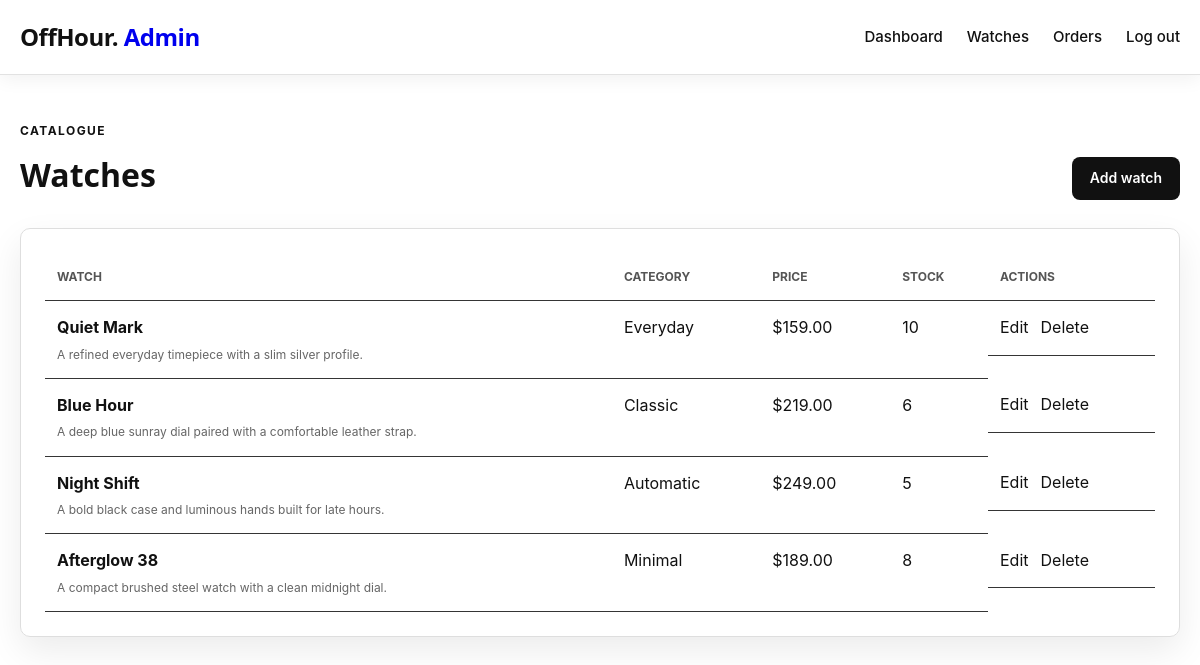
The app's page /admin/watches.php (signed in) with its own data.
### tables this page shows
CREATE TABLE IF NOT EXISTS watches (
    id INT UNSIGNED AUTO_INCREMENT PRIMARY KEY,
    name VARCHAR(150) NOT NULL,
    description TEXT NOT NULL,
    category VARCHAR(80) NOT NULL,
    price DECIMAL(10,2) NOT NULL,
    image VARCHAR(255) DEFAULT NULL,
    stock INT UNSIGNED NOT NULL DEFAULT 0,
    created_at TIMESTAMP DEFAULT CURRENT_TIMESTAMP,
    INDEX idx_watches_category (category),
    INDEX idx_watches_stock (stock)
);

### admin/watches.php (the view, shortened to what this page needs)
<?php
require_once __DIR__ . '/_bootstrap.php';
$action = $_GET['action'] ?? 'list';
$errors = [];
$watch = ['id' => '', 'name' => '', 'description' => '', 'category' => '', 'price' => '', 'stock' => '', 'image' => ''];
if ($action === 'new' || $action === 'edit'):
?>
<div class="admin-heading"><div><p class="eyebrow">Catalogue</p><h1><?php echo $action === 'edit' ? 'Edit watch' : 'Add watch'; ?></h1></div><a href="watches.php" class="btn btn-outline">Back to watches</a></div>
<?php if ($errors): ?><div class="alert alert-error"><?php echo htmlspecialchars(implode(' ', $errors)); ?></div><?php endif; ?>
<form class="admin-panel admin-form" method="post" enctype="multipart/form-data">
    <?php echo csrf_field(); ?>
    <div class="form-group-grid"><div class="form-group"><label for="name">Name</label><input class="form-control" id="name" name="name" value="<?php echo htmlspecialchars($watch['name']); ?>" required></div><div class="form-group"><label for="category">Category</label><input class="form-control" id="category" name="category" value="<?php echo htmlspecialchars($watch['category']); ?>" required></div><div class="form-group form-group-full"><label for="description">Description</label><textarea class="form-control" id="description" name="description" rows="4" required><?php echo htmlspecialchars($watch['description']); ?></textarea></div><div class="form-group"><label for="price">Price</label><input class="form-control" id="price" name="price" type="number" min="0.01" step="0.01" value="<?php echo htmlspecialchars($watch['price']); ?>" required></div><div class="form-group"><label for="stock">Stock</label><input class="form-control" id="stock" name="stock" type="number" min="0" value="<?php echo htmlspecialchars($watch['stock']); ?>" required></div><div class="form-group"><label for="image_file">Upload image</label><input class="form-control" id="image_file" name="image_file" type="file" accept="image/jpeg,image/png,image/webp"></div><div class="form-group"><label for="image">Or image path / URL</label><input class="form-control" id="image" name="image" value="<?php echo htmlspecialchars($watch['image']); ?>" placeholder="images/watch.jpg"></div></div>
    <button class="btn btn-primary" type="submit">Save watch</button>
</form>
<?php else:
    $watches = $pdo->query('SELECT * FROM watches ORDER BY created_at DESC, id DESC')->fetchAll();
?>
<div class="admin-heading"><div><p class="eyebrow">Catalogue</p><h1>Watches</h1></div><a href="watches.php?action=new" class="btn btn-primary">Add watch</a></div>
<div class="admin-panel table-wrap"><table class="admin-table"><thead><tr><th>Watch</th><th>Category</th><th>Price</th><th>Stock</th><th>Actions</th></tr></thead><tbody><?php foreach ($watches as $item): ?><tr><td><strong><?php echo htmlspecialchars($item['name']); ?></strong><small><?php echo htmlspecialchars($item['description']); ?></small></td><td><?php echo htmlspecialchars($item['category']); ?></td><td>$<?php echo number_format($item['price'], 2); ?></td><td><?php echo (int)$item['stock']; ?></td><td class="action-links"><a href="watches.php?action=edit&id=<?php echo $item['id']; ?>">Edit</a><form method="post" action="watches.php?action=delete&id=<?php echo $item['id']; ?>" onsubmit="return confirm('Delete this watch?');"><?php echo csrf_field(); ?><button type="submit">Delete</button></form></td></tr><?php endforeach; ?></tbody></table></div>
<?php endif; admin_page_end(); ?>

### records on screen
watches: name "Quiet Mark", description "A refined everyday timepiece with a slim silver profile.", category "Everyday", price "159.00", stock "10"
watches: name "Blue Hour", description "A deep blue sunray dial paired with a comfortable leather strap.", category "Classic", price "219.00", stock "6"
watches: name "Night Shift", description "A bold black case and luminous hands built for late hours.", category "Automatic", price "249.00", stock "5"
watches: name "Afterglow 38", description "A compact brushed steel watch with a clean midnight dial.", category "Minimal", price "189.00", stock "8"
